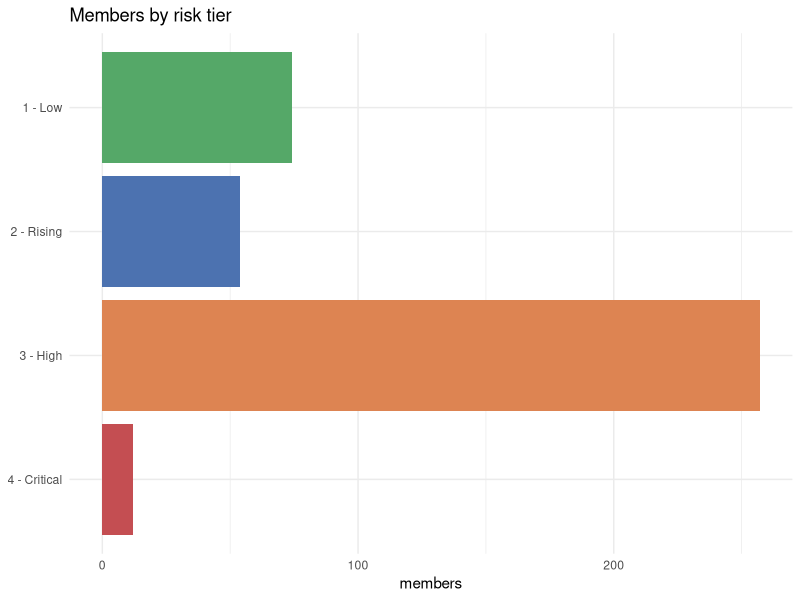
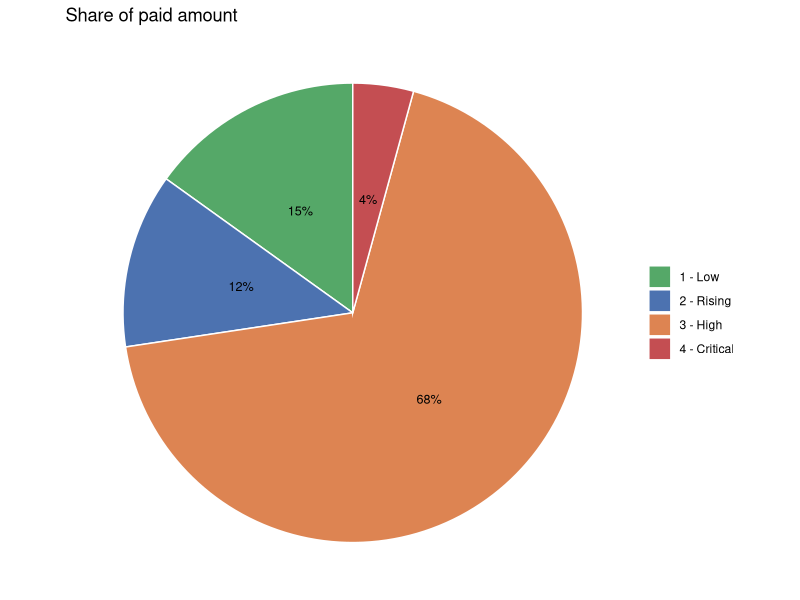
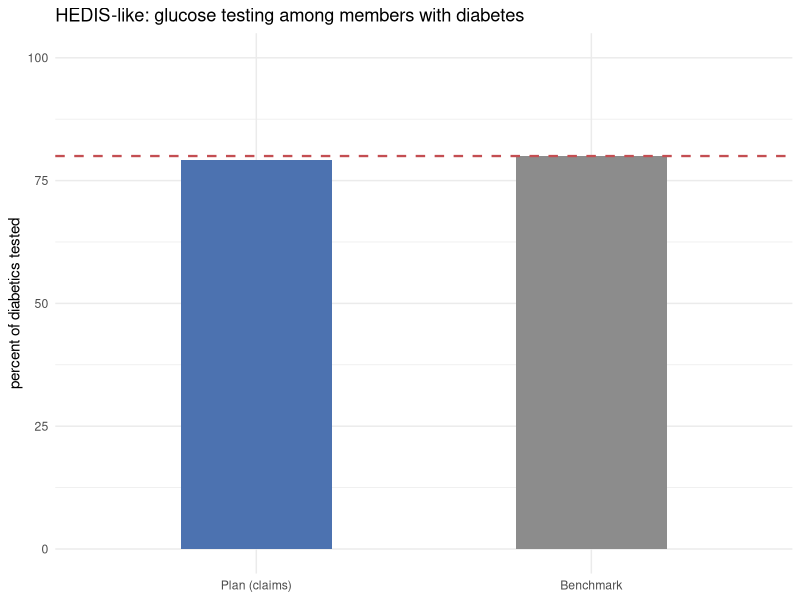

Generate these figures, in order, with R:
## ---- chunk 1
#| label: setup
library(dplyr)
library(tibble)
library(ggplot2)

# --- Self-contained synthetic claims generator ---

# Eligibility file + service-level claims for a fake MA-style plan.
make_synthetic_claims <- function(n_members = 400, n_claims = 2400, seed = 42) {
  set.seed(seed)

  # 1. Member eligibility (who is covered, and for how many months)
  members <- tibble(
    member_id = sprintf("M%d", 1000 + 0:(n_members - 1)),
    age = sample(45:89, n_members, replace = TRUE),
    sex = sample(c("male", "female"), n_members, replace = TRUE, prob = c(0.47, 0.53)),
    region = sample(c("Northeast", "Southeast", "Midwest", "West"), n_members, replace = TRUE),
    plan_type = sample(c("HMO", "PPO", "PFFS"), n_members, replace = TRUE, prob = c(0.50, 0.35, 0.15)),
    enroll_months = sample(6:12, n_members, replace = TRUE)
  )
  # Chronic flags with roughly realistic prevalence (used to bias claim codes)
  members$has_diabetes     <- rbinom(n_members, 1, 0.22)
  members$has_chf          <- rbinom(n_members, 1, 0.10)
  members$has_copd         <- rbinom(n_members, 1, 0.12)
  members$has_ckd          <- rbinom(n_members, 1, 0.14)
  members$has_depression   <- rbinom(n_members, 1, 0.16)
  members$has_hypertension <- rbinom(n_members, 1, 0.45)
  members$has_cancer       <- rbinom(n_members, 1, 0.06)

  # Inject a few dirty eligibility values (~4%)
  n_bad <- max(8, n_members %/% 25)
  bad <- sample(seq_len(n_members), n_bad, replace = FALSE)
  half <- length(bad) %/% 2
  members$age[bad[seq_len(half)]] <- NA
  members$sex[bad[(half + 1):length(bad)]] <- "U"

  # 2. Code dictionaries: diagnosis (why) and procedure (what)
  icd <- c(
    "E11.9" = "Type 2 diabetes without complications",
    "I50.32" = "Chronic systolic heart failure",
    "J44.9" = "COPD, unspecified",
    "N18.3" = "CKD stage 3",
    "F32.9" = "Major depressive disorder, unspecified",
    "I10" = "Essential hypertension",
    "Z12.11" = "Encounter for screening for malignant neoplasm of colon",
    "M54.5" = "Low back pain",
    "J06.9" = "Acute upper respiratory infection",
    "Z00.00" = "Encounter for general adult medical examination"
  )
  cpt_desc <- c(
    "99213" = "Office visit, established", "99214" = "Office visit, moderate complexity",
    "99283" = "ED visit, moderate", "99285" = "ED visit, high severity",
    "99232" = "Subsequent hospital care", "93306" = "Echocardiogram",
    "71046" = "Chest X-ray, 2 views", "82947" = "Glucose, quantitative",
    "36415" = "Venipuncture", "27447" = "Total knee arthroplasty"
  )
  cpt_price <- c(
    "99213" = 150, "99214" = 250, "99283" = 1200, "99285" = 2500, "99232" = 180,
    "93306" = 800, "71046" = 300, "82947" = 50, "36415" = 25, "27447" = 15000
  )
  pos <- c("11" = "Office", "21" = "Inpatient hospital",
           "23" = "Emergency room", "22" = "Outpatient hospital", "81" = "Laboratory")

  # Condition -> likely primary ICD (so coded claims track the member flags)
  cond_icd <- c(has_diabetes = "E11.9", has_chf = "I50.32", has_copd = "J44.9",
                has_ckd = "N18.3", has_depression = "F32.9",
                has_hypertension = "I10", has_cancer = "Z12.11")
  icd_keys <- names(icd)
  cpt_keys <- names(cpt_desc)
  pos_keys <- names(pos)

  pick_icd <- function(mid) {
    idx <- match(mid, members$member_id)
    flags <- names(cond_icd)
    active <- flags[vapply(flags, function(f) members[[f]][idx] == 1, logical(1))]
    coded <- unname(cond_icd[active])
    if (length(coded) > 0 && runif(1) < 0.65) {
      return(sample(coded, 1))
    }
    sample(icd_keys, 1)
  }

  # 3. Service-level claims
  member_ids <- sample(members$member_id, n_claims, replace = TRUE)
  cpt_drawn <- sample(cpt_keys, n_claims, replace = TRUE)
  billed <- cpt_price[cpt_drawn] * runif(n_claims, 0.85, 1.40)
  allowed <- billed * runif(n_claims, 0.55, 0.80)
  paid <- allowed * runif(n_claims, 0.70, 0.95)
  start <- as.Date("2023-01-01")
  svc <- start + sample(0:363, n_claims, replace = TRUE)

  claims <- tibble(
    claim_id = sprintf("CLM%06d", seq_len(n_claims)),
    member_id = member_ids,
    service_date = svc,
    icd10_primary = vapply(member_ids, pick_icd, character(1)),
    cpt_code = cpt_drawn,
    place_of_service = sample(pos_keys, n_claims, replace = TRUE, prob = c(0.45, 0.12, 0.12, 0.18, 0.13)),
    billed_amount = round(billed, 2),
    allowed_amount = round(allowed, 2),
    paid_amount = round(paid, 2),
    provider_npi = floor(runif(n_claims, 1000000000, 2000000000)),
    claim_status = sample(c("Paid", "Denied", "Pending"), n_claims, replace = TRUE, prob = c(0.88, 0.08, 0.04))
  )

  # ~72% of diabetic members get at least one glucose test so the HEDIS-like gap is realistic
  dm_ids <- members$member_id[members$has_diabetes == 1]
  for (mid in dm_ids) {
    if (runif(1) < 0.72) {
      hit <- which(claims$member_id == mid)
      if (length(hit)) {
        pickrow <- if (length(hit) == 1) hit else sample(hit, 1)
        claims$cpt_code[pickrow] <- "82947"
      }
    }
  }

  # Inject ~3% duplicate submissions (same member / date / CPT / billed)
  n_dup <- floor(0.03 * n_claims)
  dup_idx <- sample(seq_len(n_claims), n_dup, replace = FALSE)
  claims <- bind_rows(claims, claims[dup_idx, ])

  list(members = members, claims = claims, icd = icd, cpt_desc = cpt_desc, cpt_price = cpt_price, pos = pos)
}

book <- make_synthetic_claims()
members <- book$members
claims <- book$claims
cat(sprintf("Tables: members (%d), claims (%d including duplicates)\n", nrow(members), nrow(claims)))
cat("Date range:", format(min(claims$service_date)), "→", format(max(claims$service_date)), "\n")
status_counts <- table(claims$claim_status)
cat("Claim statuses:", paste(sprintf("'%s': %d", names(status_counts), as.integer(status_counts)), collapse = ", "), "\n")
## ---- chunk 2
# Peek at a few raw claim lines and decode CPT / POS for readability
sample_rows <- head(claims, 8)
sample_rows$cpt_desc <- book$cpt_desc[sample_rows$cpt_code]
sample_rows$pos_desc <- book$pos[sample_rows$place_of_service]
cols <- c("claim_id", "member_id", "service_date", "icd10_primary",
          "cpt_code", "cpt_desc", "pos_desc", "billed_amount",
          "allowed_amount", "paid_amount", "claim_status")
print(as.data.frame(sample_rows[, cols]), row.names = FALSE)
## ---- chunk 3
# Educational ICD-10 -> HCC crosswalk (NOT the official CMS-HCC model)
hcc_map <- tibble(
  icd10 = c("E11.9", "I10", "J44.9", "N18.3", "F32.9", "I50.32", "Z12.11", "J06.9"),
  description = c(
    "Type 2 diabetes without complications",
    "Essential hypertension",
    "COPD, unspecified",
    "CKD stage 3",
    "Major depression, unspecified",
    "Chronic systolic HF",
    "Colon cancer screening (no HCC)",
    "Acute URI (acute — usually no HCC)"
  ),
  hcc = c("HCC19", "HCC85", "HCC111", "HCC137", "HCC59", "HCC85", NA, NA),
  weight = c(0.318, 0.302, 0.335, 0.289, 0.309, 0.368, NA, NA)
)
cat("ICD-10 codes on this book's claims, with a toy HCC mapping\n")
print(as.data.frame(hcc_map), row.names = FALSE)
## ---- chunk 4
raw_n <- nrow(claims)

# 1. Drop duplicate submissions (same member, date, CPT, billed amount)
claims_clean <- claims %>%
  distinct(member_id, service_date, cpt_code, billed_amount, .keep_all = TRUE)
cat(sprintf("Duplicates removed: %s\n", format(raw_n - nrow(claims_clean), big.mark = ",")))

# 2. Keep paid claims for cost / utilization analytics
claims_clean <- claims_clean %>% filter(claim_status == "Paid")
cat(sprintf("After status filter (Paid only): %s\n", format(nrow(claims_clean), big.mark = ",")))

# 3. Repair eligibility: numeric age, recode unknown sex
members_clean <- members
members_clean$age <- suppressWarnings(as.numeric(members_clean$age))
members_clean$age[is.na(members_clean$age)] <- median(members_clean$age, na.rm = TRUE)
members_clean$age <- as.integer(pmin(pmax(members_clean$age, 0), 110))
members_clean$sex <- ifelse(members_clean$sex == "U", "female", members_clean$sex)

# 4. Financial integrity: paid cannot exceed allowed
over <- claims_clean$paid_amount > claims_clean$allowed_amount
claims_clean$paid_amount[over] <- claims_clean$allowed_amount[over]
cat(sprintf("Paid>allowed rows capped: %s\n", format(sum(over), big.mark = ",")))

claims_clean <- claims_clean %>% filter(paid_amount >= 0)
cat(sprintf("Clean claims: %s | clean members: %s\n",
            format(nrow(claims_clean), big.mark = ","), format(nrow(members_clean), big.mark = ",")))
## ---- chunk 5
# Join paid claims to eligibility, then roll up to the member
df <- claims_clean %>% left_join(members_clean, by = "member_id")

member_feat <- df %>%
  group_by(member_id) %>%
  summarize(
    total_paid = sum(paid_amount),
    n_claims = n(),
    n_icd = n_distinct(icd10_primary),
    n_providers = n_distinct(provider_npi),
    er_visits = sum(place_of_service == "23"),
    ip_visits = sum(place_of_service == "21"),
    office_visits = sum(place_of_service == "11"),
    .groups = "drop"
  )

member_feat <- member_feat %>% left_join(members_clean, by = "member_id")
member_feat$enroll_months <- pmax(member_feat$enroll_months, 1)
member_feat$pmpm <- round(member_feat$total_paid / member_feat$enroll_months, 2)

# Toy HCC: age/sex factor + condition weights (educational, not CMS)
hcc_w <- c(has_diabetes = 0.318, has_chf = 0.368, has_copd = 0.335,
           has_ckd = 0.289, has_depression = 0.309, has_hypertension = 0.118,
           has_cancer = 0.450)

age_sex_factor <- function(age, sex) {
  base <- 0.28 + age * 0.007
  if (sex == "female" && age >= 65) base <- base + 0.04
  round(base, 3)
}

member_feat$age_sex <- mapply(age_sex_factor, member_feat$age, member_feat$sex)
member_feat$hcc_raw <- round(
  member_feat$age_sex + Reduce(`+`, lapply(names(hcc_w), function(c) member_feat[[c]] * hcc_w[[c]])),
  3
)
member_feat$hcc <- round(member_feat$hcc_raw / mean(member_feat$hcc_raw), 3)

# Simplified Charlson weights on the same flags
cci_w <- c(has_diabetes = 1, has_chf = 1, has_copd = 1, has_ckd = 2, has_cancer = 2)
member_feat$cci <- Reduce(`+`, lapply(names(cci_w), function(c) member_feat[[c]] * cci_w[[c]]))
cond_cols <- names(hcc_w)
member_feat$n_chronic <- rowSums(member_feat[, cond_cols])

cat(sprintf("Members with claims: %s\n", format(nrow(member_feat), big.mark = ",")))
cat(sprintf("Mean PMPM: $%s\n", formatC(mean(member_feat$pmpm), format = "f", digits = 2, big.mark = ",")))
cat(sprintf("Mean HCC (normalized): %.3f  (1.0 = book average)\n", mean(member_feat$hcc)))
cat(sprintf("Mean CCI: %.2f\n", mean(member_feat$cci)))
cat(sprintf("Total ER visits: %s\n", format(sum(member_feat$er_visits), big.mark = ",")))
print(as.data.frame(head(member_feat[, c("member_id", "age", "pmpm", "hcc", "cci", "n_chronic")])), row.names = FALSE)
## ---- chunk 6
assign_tier <- function(hcc, er, ip, n_chronic) {
  if (hcc >= 1.8 || ip >= 3 || er >= 4) return("4 - Critical")
  if (hcc >= 1.2 || ip >= 1 || er >= 2) return("3 - High")
  if (hcc >= 0.9 || n_chronic >= 2) return("2 - Rising")
  "1 - Low"
}
member_feat$risk_tier <- mapply(assign_tier, member_feat$hcc, member_feat$er_visits,
                                 member_feat$ip_visits, member_feat$n_chronic)

# Disease registries from the same flags (claims-derived cohorts)
member_feat$registry_diabetes <- member_feat$has_diabetes == 1
member_feat$registry_chf <- member_feat$has_chf == 1
member_feat$registry_copd <- member_feat$has_copd == 1

tier <- member_feat %>%
  group_by(risk_tier) %>%
  summarize(members = n(), total_paid = sum(total_paid), mean_pmpm = mean(pmpm), .groups = "drop")
tier$cost_share_pct <- round(tier$total_paid / sum(tier$total_paid) * 100, 1)
cat("Risk-tier distribution\n")
print(as.data.frame(tier), row.names = FALSE)
cat(sprintf("\nRegistries: diabetes %d | CHF %d | COPD %d\n",
            sum(member_feat$registry_diabetes), sum(member_feat$registry_chf), sum(member_feat$registry_copd)))
## ---- chunk 7
#| label: fig-risk-tiers
#| fig-width: 9
#| fig-height: 3.8
order_tiers <- c("1 - Low", "2 - Rising", "3 - High", "4 - Critical")
colors <- c("1 - Low" = "#55A868", "2 - Rising" = "#4C72B0",
            "3 - High" = "#DD8452", "4 - Critical" = "#C44E52")

counts_df <- tibble(risk_tier = factor(order_tiers, levels = rev(order_tiers)))
counts_df$members <- sapply(as.character(counts_df$risk_tier), function(t) sum(member_feat$risk_tier == t))

# Panel 1: members by risk tier
ggplot(counts_df, aes(x = members, y = risk_tier, fill = risk_tier)) +
  geom_col() +
  scale_fill_manual(values = colors, guide = "none") +
  labs(x = "members", y = NULL, title = "Members by risk tier") +
  theme_minimal(base_size = 11)
## ---- chunk 8
#| label: fig-paid-share
#| fig-width: 6
#| fig-height: 4.2
# Panel 2: share of paid amount by risk tier
paid_df <- member_feat %>%
  group_by(risk_tier) %>%
  summarize(total_paid = sum(total_paid), .groups = "drop") %>%
  right_join(tibble(risk_tier = order_tiers), by = "risk_tier") %>%
  mutate(total_paid = ifelse(is.na(total_paid), 0, total_paid),
         risk_tier = factor(risk_tier, levels = order_tiers))
paid_df$pct <- paid_df$total_paid / sum(paid_df$total_paid) * 100
paid_df$label <- sprintf("%.0f%%", paid_df$pct)

ggplot(paid_df, aes(x = "", y = total_paid, fill = risk_tier)) +
  geom_col(width = 1, color = "white") +
  coord_polar(theta = "y") +
  scale_fill_manual(values = colors, name = NULL) +
  geom_text(aes(label = label), position = position_stack(vjust = 0.5), size = 3.2) +
  labs(title = "Share of paid amount", x = NULL, y = NULL) +
  theme_void(base_size = 11)
## ---- chunk 9
# Denominator: members flagged with diabetes
diabetics <- unique(member_feat$member_id[member_feat$has_diabetes == 1])

# Numerator: at least one glucose test billed in the year
tested <- unique(claims_clean$member_id[claims_clean$cpt_code == "82947"])
tested_diabetics <- intersect(diabetics, tested)

rate <- if (length(diabetics) > 0) length(tested_diabetics) / length(diabetics) else NA_real_
benchmark <- 0.80  # illustrative national-style target, not a real HEDIS rate
gap <- rate - benchmark

cat(sprintf("Diabetes denominator: %d\n", length(diabetics)))
cat(sprintf("With ≥1 glucose test (CPT 82947): %d\n", length(tested_diabetics)))
cat(sprintf("Testing rate: %.1f%%  |  benchmark: %.0f%%  |  gap: %+.1f%%\n", rate * 100, benchmark * 100, gap * 100))

care_gap <- member_feat %>%
  filter(member_id %in% setdiff(diabetics, tested)) %>%
  select(member_id, age, pmpm, hcc, risk_tier) %>%
  arrange(desc(pmpm))

cat(sprintf("\nCare gap: %d diabetic members with no glucose test on file\n", nrow(care_gap)))
cat("Highest-PMPM gaps (outreach priority):\n")
print(as.data.frame(head(care_gap, 8)), row.names = FALSE)
## ---- chunk 10
#| label: fig-hedis-benchmark
#| fig-width: 6.5
#| fig-height: 3.6
# Visual: plan rate vs an illustrative benchmark
plotdf <- tibble(
  group = factor(c("Plan (claims)", "Benchmark"), levels = c("Plan (claims)", "Benchmark")),
  value = c(rate * 100, benchmark * 100)
)
ggplot(plotdf, aes(x = group, y = value, fill = group)) +
  geom_col(width = 0.45) +
  geom_hline(yintercept = benchmark * 100, color = "#C44E52", linetype = "dashed", linewidth = 0.8) +
  scale_fill_manual(values = c("Plan (claims)" = "#4C72B0", "Benchmark" = "#8C8C8C"), guide = "none") +
  ylim(0, 100) +
  labs(x = NULL, y = "percent of diabetics tested",
       title = "HEDIS-like: glucose testing among members with diabetes") +
  theme_minimal(base_size = 11)
